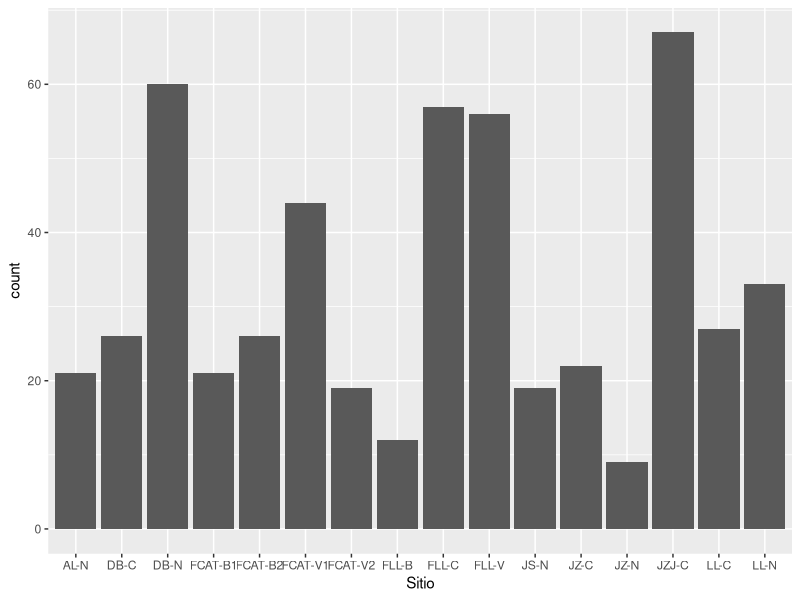
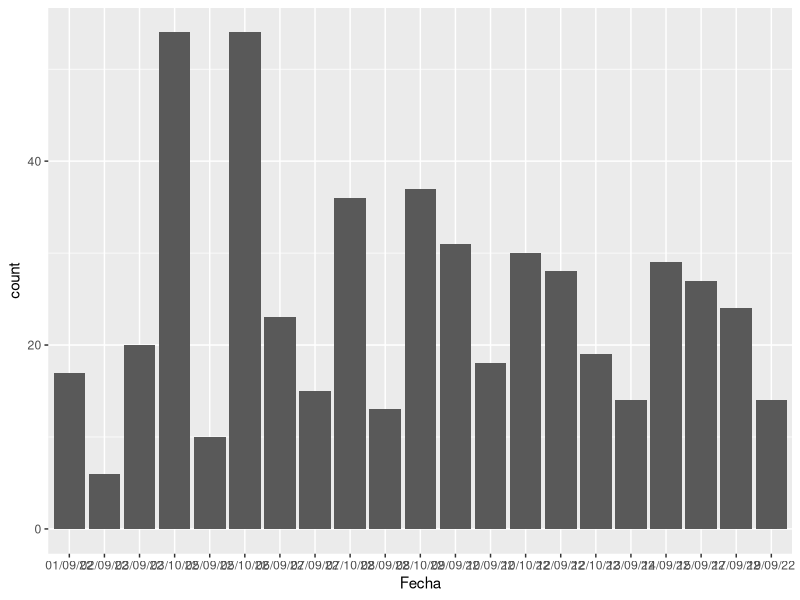
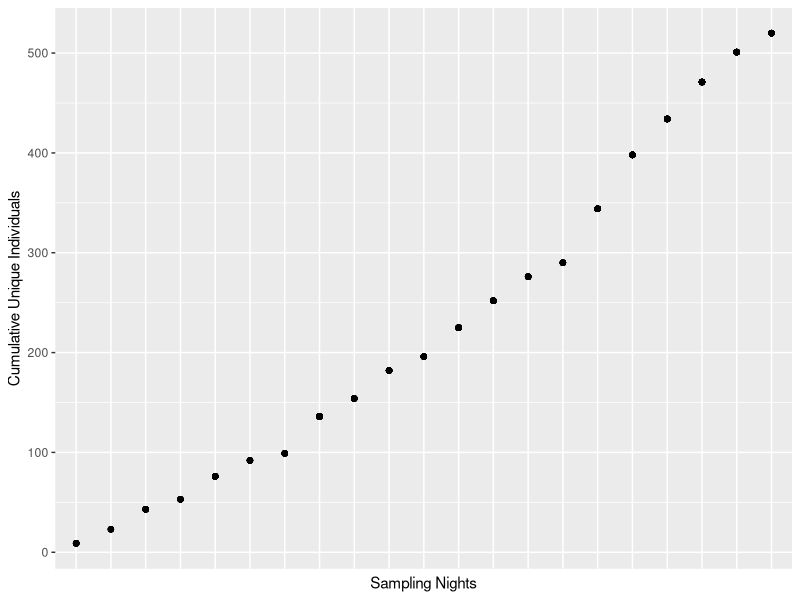

Reproduce these figures in R, in order.

# ranas_explore

# loading data, quick looks

library(tidyverse)

ranas <- read_csv("data/ranas_10_26_22.csv")

new <- ranas %>%
  filter(Recap == "N")

# simple ind caught for each site - just look at number new ind caught
new %>%
  group_by(Sitio) %>%
  summarize(count = n_distinct(Numero)) %>%
  ggplot(aes(Sitio, count)) +
  geom_col()

# how has number of ind changed over time?
new %>%
  group_by(Fecha) %>%
  summarize(count = n_distinct(Numero)) %>%
  ggplot(aes(Fecha, count)) +
  geom_col()

new_test <- new %>%
  group_by(Fecha) %>%
  mutate(new_ind = as.numeric(max(Numero)))

# want a fig with overall number of ind increasing over time

### working ###
new_test %>%
  ggplot(aes(x = factor(Fecha, level = c(
    '01/09/22', '02/09/22', '03/09/22', '05/09/22', '06/09/22',
    '07/09/22', '08/09/22', '09/09/22', '10/09/22', '12/09/22',
    '13/09/22', '14/09/22', '15/09/22', '17/09/22', '19/09/22',
    '03/10/22', '05/10/22', '07/10/22', '08/10/22', '10/10/22', 
    '12/10/22')), 
    y = new_ind)) +
  geom_point() +
  theme(axis.text.x=element_blank(),
        axis.ticks.x=element_blank()) +
  labs(x = 'Sampling Nights', y = 'Cumulative Unique Individuals')

### testing ###




# how many species?
new %>%
  summarize(count = n_distinct(`FVE ID`))
# 28

# how many new species by each sampling effort?
## I like this so far but it gives unique species per day, cumulative just adds
new %>%
  group_by(Fecha) %>%
  summarize(count = n_distinct(`FVE ID`)) %>%
  ungroup() %>%
  mutate(cumulative_sum = cumsum(count))

# this doesn't do it
new_test2 <- new_test %>%
  group_by(Fecha) %>%
  mutate(species = n_distinct(`FVE ID`)) %>%
 # ungroup() %>%
  mutate(cumulative_species = cumsum(species))







## think we need to lubridate first, get dates aligned! ##


